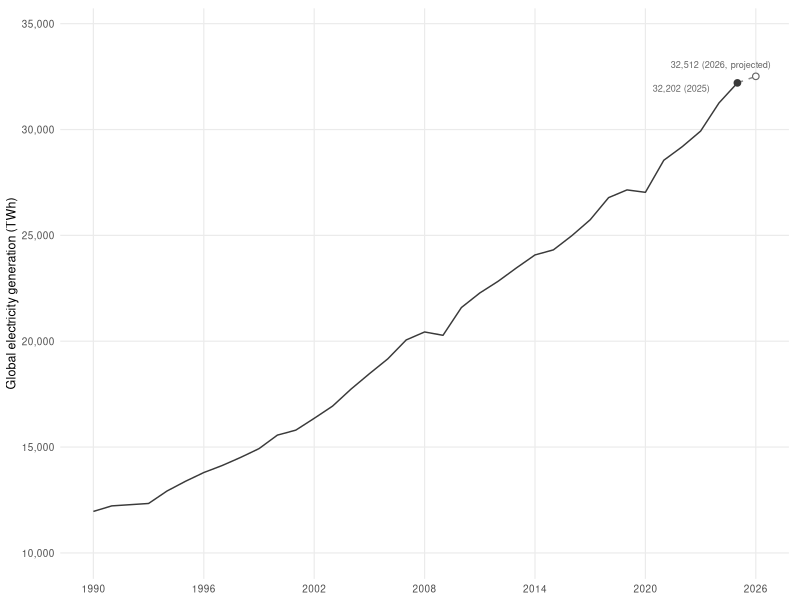
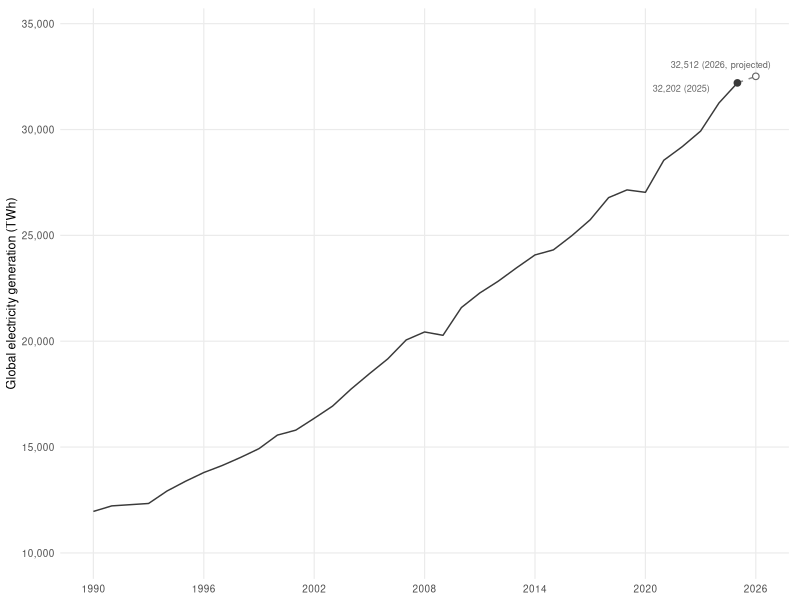

These figures' R source, in order:
# fig_ch1_global_generation.R, Chapter 1: global electricity generation
# Output: book/images/global_generation.png (+ .pdf). Run from the repo root:
#   Rscript analysis/figures/fig_ch1_global_generation.R
#
# Actuals 1990-2023: Statista (statista.com/statistics/270281, which
# republishes the Energy Institute Statistical Review series). 2024 and 2025
# actuals: Energy Institute Statistical Review of World Energy (2025 edition:
# 2024 = 31,255.9 TWh; 2026 edition: 2025 = 32,202 TWh). Note the small
# vintage seam: the 2026 edition revised 2024 upward (~31,345), but we plot
# the as-published 2024 value, which is also what Statista shows.
# 2026 is projected from a linear model on 2016-2025.
suppressWarnings(Sys.setlocale("LC_ALL", "en_US.UTF-8"))
library(ggplot2)
library(scales)

year <- c(1990:2023)
energy <- c(11961, 12222, 12279, 12336, 12924, 13382, 13797, 14129, 14511, 14926,
            15565, 15800, 16358, 16936, 17737, 18465, 19167, 20060, 20437, 20279,
            21591, 22279, 22834, 23469, 24076, 24315, 24984, 25738, 26783, 27147,
            27033, 28548, 29188, 29925)
year <- c(year, 2024, 2025)
energy <- c(energy, 31256, 32202)  # EI Statistical Review 2025 / 2026 editions
actuals <- data.frame(year, energy)

model <- lm(energy ~ year, data = subset(actuals, year >= 2016))
proj <- data.frame(year = 2026)
proj$energy <- predict(model, newdata = proj)

ink <- "#3a3a3a"

p <- ggplot(actuals, aes(x = year, y = energy)) +
  geom_line(color = ink, linewidth = 0.5) +
  geom_line(data = rbind(actuals[nrow(actuals), ], proj),
            color = "grey55", linetype = "dashed", linewidth = 0.5) +
  geom_point(data = proj, shape = 21, color = "grey40", fill = "white",
             stroke = 0.6, size = 1.8) +
  # filled dot marks the 2025 actual (hollow = projection)
  geom_point(data = subset(actuals, year == 2025), shape = 21, color = ink,
             fill = ink, stroke = 0.6, size = 1.8) +
  # 2025 label sits up and left of its point, clear of the line
  geom_text(data = transform(subset(actuals, year == 2025), year = 2023.5, energy = 31950),
            aes(label = paste0(comma(actuals$energy[actuals$year == 2025]), " (2025)")),
            hjust = 1, vjust = 0.5, size = 2.3, color = "grey40") +
  # the projected value is printed, matching the 2025 label
  geom_text(data = proj, aes(label = paste0(comma(round(energy)), " (2026, projected)")),
            vjust = -1.2, hjust = 0.85, size = 2.3, color = "grey40") +
  scale_y_continuous(labels = comma, limits = c(10000, 34500)) +
  scale_x_continuous(breaks = seq(1990, 2026, 6)) +
  labs(x = NULL, y = "Global electricity generation (TWh)") +
  theme_minimal(base_size = 9) +
  theme(
    panel.grid.minor = element_blank(),
    plot.margin = margin(6, 8, 4, 4)
  )

ggsave("book/images/global_generation.png", p,
       width = 124, height = 78, units = "mm", dpi = 300, bg = "white")
ggsave("book/images/global_generation.pdf", p,
       width = 124, height = 78, units = "mm", bg = "white")
cat("2026 projection:", round(proj$energy), "TWh\n")
cat("Wrote book/images/global_generation.png and .pdf\n")
